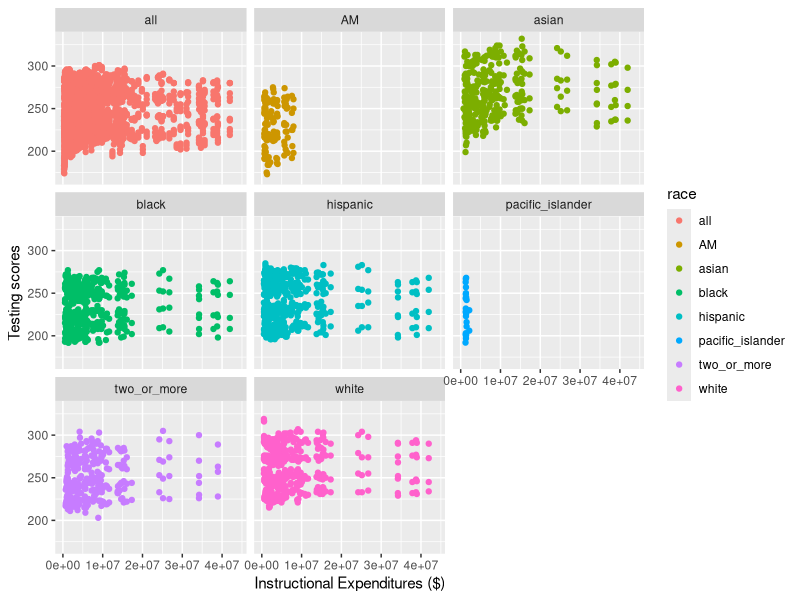
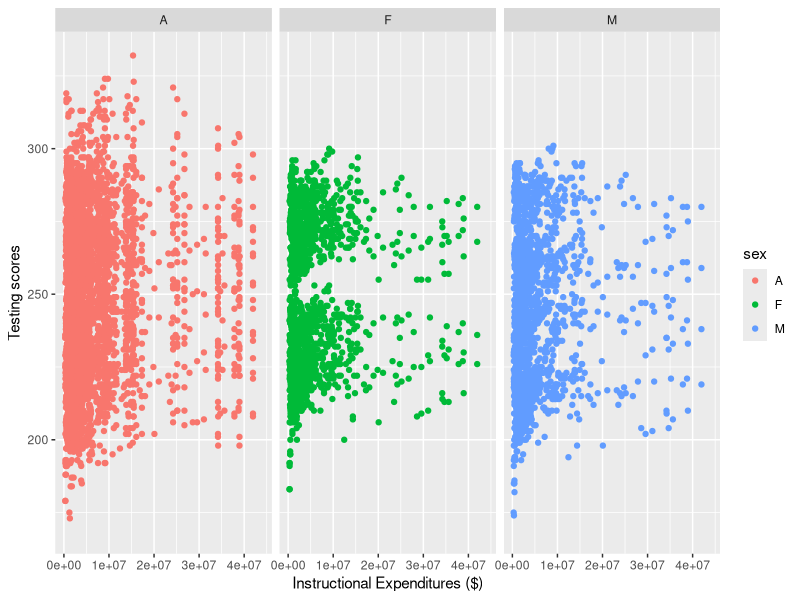
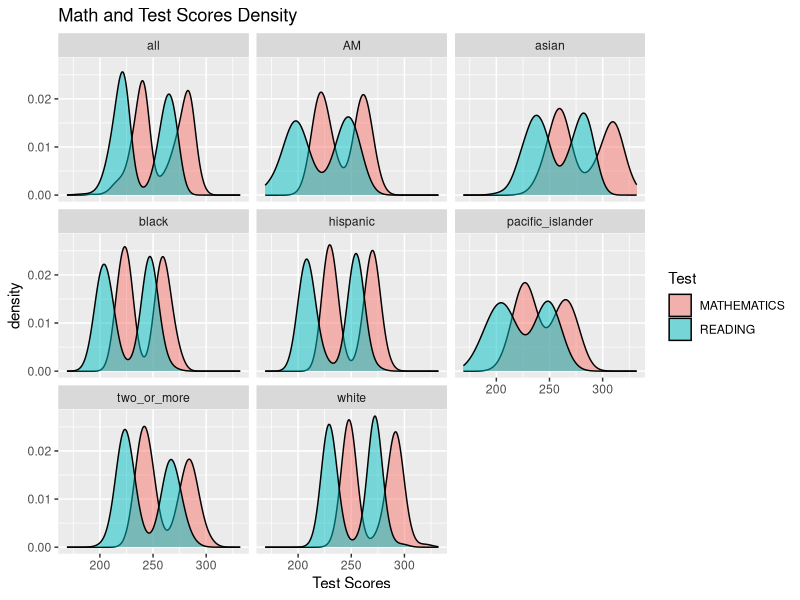
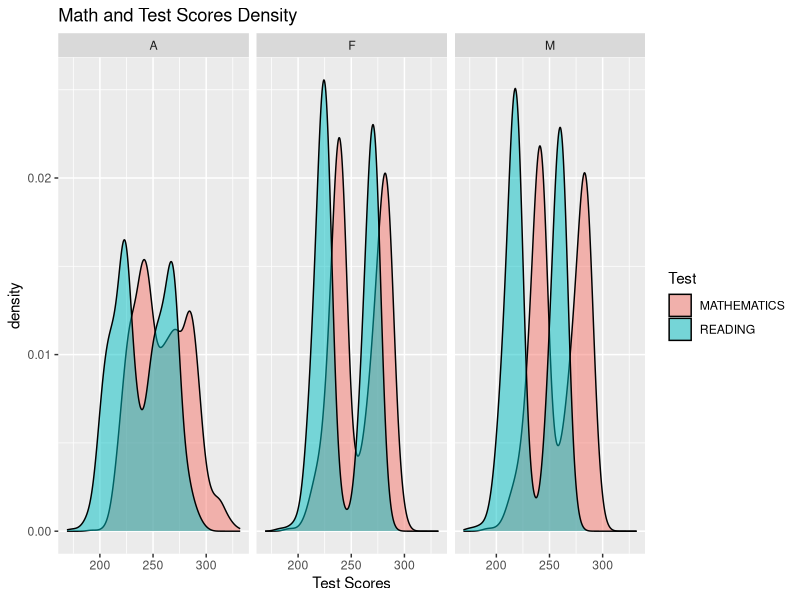
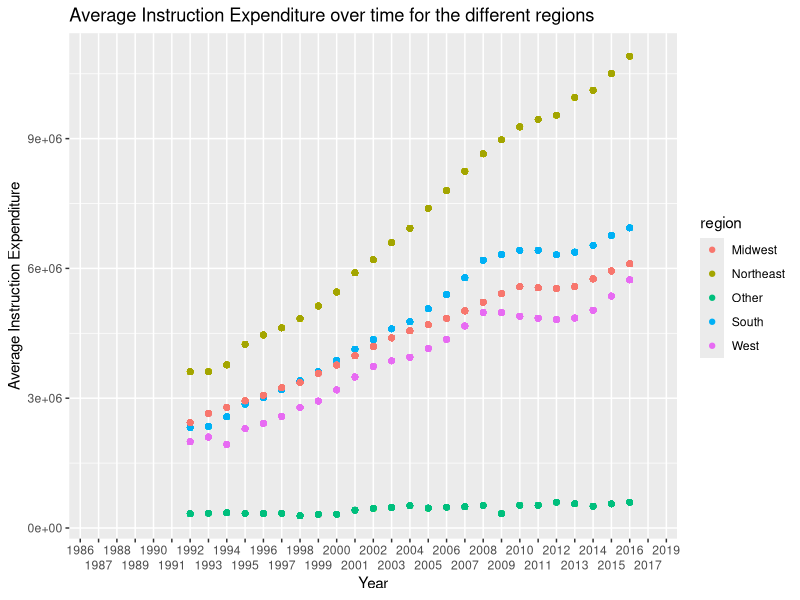

Reproduce these figures in R, in order. (Note: this script raises an error after producing the figures.)
## ---- chunk 1
knitr::opts_chunk$set(echo = TRUE)
library(tidyverse)
library(readxl)
## ---- chunk 2
schools <- read_xlsx("US_schools_data.xlsx")
## ---- chunk 3
clean_schools <-schools %>%
  select(PRIMARY_KEY,
         TOTAL_EXPENDITURE, 
         INSTRUCTION_EXPENDITURE, 
         SUPPORT_SERVICES_EXPENDITURE, 
         OTHER_EXPENDITURE, 
         CAPITAL_OUTLAY_EXPENDITURE, 
         ends_with("READING"), 
         ends_with("MATHEMATICS"))
## ---- chunk 4
clean_schools
## ---- chunk 5

clean_schools$PRIMARY_KEY <- str_replace(clean_schools$PRIMARY_KEY,"_", " ")

clean_schools <- clean_schools %>%
  separate(PRIMARY_KEY, 
           into = c("year", "state"), 
           sep = " ")

clean_schools$state <- str_replace_all(clean_schools$state, "_", " ")


## ---- chunk 6
clean_schools <- clean_schools %>%
  pivot_longer("G04_A_A_READING":"G08_TR_A_MATHEMATICS",
               names_to = c("grade","race", "sex", "test"),
               names_sep = "_",
               values_to = "score")
## ---- chunk 7
clean_schools <- clean_schools %>%
  mutate(sex = as.factor(sex),
         race = fct_recode(as.factor(clean_schools$race), 
                           all = "A",
                           asian = "AS",
                           hispanic = "HI",
                           black = "BL",
                           white = "WH",
                           pacific_islander = "HP",
                           two_or_more = "TR"),
         test = as.factor(test),
         grade =as.factor(grade)
         )
  
## ---- chunk 8
MIDWEST <- c("INDIANA","ILLINOIS","MICHIGAN","OHIO","WISCONSIN",
             "IOWA","KANSAS","MINNESOTA","MISSOURI","NEBRASKA",
             "NORTH DAKOTA","SOUTH DAKOTA")

NORTHEAST <- c("CONNECTICUT","MAINE","MASSACHUSETTS","NEW HAMPSHIRE",
             "RHODE ISLAND","VERMONT","NEW JERSEY","NEW YORK",
             "PENNSYLVANIA")

SOUTH <- c("DELAWARE","DISTRICT","FLORIDA","GEORGIA",
            "MARYLAND","NORTH CAROLINA","SOUTH CAROLINA","VIRGINIA",
            "WEST VIRGINIA","ALABAMA","KENTUCKY","MISSISSIPPI",
            "TENNESSEE","ARKANSAS","LOUISIANA","OKLAHOMA","TEXAS")

WEST <- c("ARIZONA","COLORADO","IDAHO","NEW MEXICO","MONTANA",
            "UTAH","NEVADA","WYOMING","ALASKA","CALIFORNIA",
            "HAWAII","OREGON","WASHINGTON")

clean_schools <- clean_schools %>%
  mutate(region = if_else(state %in% MIDWEST, "Midwest", 
                          if_else(state %in% NORTHEAST, "Northeast", 
                                  if_else(state %in% SOUTH, "South", 
                                          if_else(state %in% WEST, "West", "Other")))))

## ---- chunk 9
clean_schools %>%
  ggplot(aes(x = INSTRUCTION_EXPENDITURE, y = score, color = race)) +
  geom_point() +
  labs(x = "Instructional Expenditures ($)", 
       y = "Testing scores")  +
  facet_wrap(~race)

clean_schools %>%
  ggplot(aes(x = INSTRUCTION_EXPENDITURE, y = score, color = sex)) +
  geom_point() +
  labs(x = "Instructional Expenditures ($)", 
       y = "Testing scores")  +
  facet_wrap(~sex)
## ---- chunk 10
clean_schools %>%
  ggplot()+
  geom_density(mapping = aes(x = score, fill = test), alpha = 0.5)+
  facet_wrap(~race) +
  labs(title = "Math and Test Scores Density", x = "Test Scores", fill = "Test")

clean_schools %>%
  ggplot()+
  geom_density(mapping = aes(x = score, fill = test), alpha = 0.5)+
  facet_wrap(~sex) +
  labs(title = "Math and Test Scores Density", x = "Test Scores", fill = "Test")
## ---- chunk 11
clean_schools %>%
  #filter(!is.na(INSTRUCTION_EXPENDITURE)) %>%
  group_by(year, region, race, sex) %>%
  mutate(
    avg = mean(INSTRUCTION_EXPENDITURE, na.rm = TRUE),
         year = as.factor(year)
    ) %>%
  ggplot(mapping = aes(x = year, y = avg, color = region))+
  geom_point() +
  scale_x_discrete(guide = guide_axis(n.dodge=2)) +#+ facet_wrap(~race) + facet_wrap(~sex)
  labs(title = "Average Instruction Expenditure over time for the different regions", y = "Average Instruction Expenditure", x = "Year")
## ---- chunk 12
clean_schools %>%
  group_by(year, region) %>%
  mutate(
    INSTRUCTION_EXPENDITURE = INSTRUCTION_EXPENDITURE / 1000000,
    avg = mean(INSTRUCTION_EXPENDITURE, na.rm = TRUE),
         year = as.factor(year)) %>%
  ggplot(mapping = aes(x = year, 
                       y = avg,
                       group = region,
                       color = fct_reorder2(region, year, INSTRUCTION_EXPENDITURE)))+
  geom_line() +
  scale_x_discrete(guide = guide_axis(n.dodge=2)) +
  #scale_colour_brewer(palette = "Paired") +
  theme(panel.grid.major = element_blank(), 
        panel.grid.minor = element_blank(),
        text=element_text(size=12, 
                          family="serif"),
                          axis.text.y = element_text(size = 16))+
  # code for removing gridlines from https://felixfan.github.io/ggplot2-remove-grid-background-margin/
  # code for font from https://stackoverflow.com/questions/34522732/changing-fonts-in-ggplot2
  # annotation from https://ggplot2.tidyverse.org/reference/annotate.html
  labs(title = "Average Instruction Expenditure Over Time by Region",
       x = "Year",
       y = "Average Instruction Expenditure (Millions $)",
       color = "Region")+
  annotate("text", 
           x = "2012", 
           y = 5.75, 
           label = "Large increase \n for Northeast",
           size = 2)

## ---- chunk 13
clean_schools %>%
  filter(test == "MATHEMATICS",
         !is.na(score)) %>%
  lm(score ~ INSTRUCTION_EXPENDITURE, data = .) ->
  math_model

clean_schools %>%
  filter(test == "READING",
         !is.na(score)) %>%
  lm(score ~ INSTRUCTION_EXPENDITURE, data = .) ->
  reading_model
## ---- chunk 14
summary(math_model)
# math model has higher r^2
summary(reading_model)
## ---- chunk 15
clean_schools %>%
  lm(score ~ test, data = .) ->
  test_model
summary(test_model)
## ---- chunk 16
clean_schools %>%
  mutate(year = as.numeric(year)) %>%
  lm(score ~ test + year, data = .) %>%
  summary()
## ---- chunk 17
clean_schools %>%
  mutate(year = as.numeric(year),
         state = as.factor(state)) %>%
  lm(score ~ test + year + SUPPORT_SERVICES_EXPENDITURE, data = .) %>%
  summary()
## ---- chunk 18
clean_schools %>%
  mutate(year = as.numeric(year)) %>%
  lm(score ~ test + year + region + SUPPORT_SERVICES_EXPENDITURE, data = .) %>%
  summary()
## ---- chunk 19
clean_schools %>%
  mutate(year = as.numeric(year)) %>%
  lm(score ~ test + year + region + SUPPORT_SERVICES_EXPENDITURE + race, data = .) %>%
  summary()
## ---- chunk 20
clean_schools %>%
  mutate(year = as.numeric(year)) %>%
  lm(score ~ test + year + region + race, data = .) %>%
  summary()
## ---- chunk 21
clean_schools %>%
  mutate(year = as.numeric(year)) %>%
  lm(score ~ test + year + region + SUPPORT_SERVICES_EXPENDITURE + race + grade, data = .) %>%
  summary()
## ---- chunk 22
clean_schools %>%
  mutate(year = as.numeric(year)) %>%
  lm(score ~ test + year + region +  race + grade + INSTRUCTION_EXPENDITURE, data = .) %>%
  summary()
## ---- chunk 23
clean_schools %>%
  mutate(year = as.numeric(year)) %>%
  lm(score ~ test + year + region + race + grade + INSTRUCTION_EXPENDITURE, data = .) %>%
  summary()
## ---- chunk 24
clean_schools %>%
  mutate(year = as.numeric(year)) %>%
  #filter(race != "all") %>%
  ggplot(mapping = aes(x = year, 
                           y = score,
                           color = race))+
  geom_point()+
  geom_jitter()+
  facet_grid(rows = vars(test), cols = vars(grade))+
  theme(panel.grid.major = element_blank(), 
        panel.grid.minor = element_blank())
## ---- chunk 25
schools_lm <- clean_schools %>%
  mutate(year = as.numeric(year)) %>%
  lm(score ~ test + year + region + race + grade + INSTRUCTION_EXPENDITURE, data = .)
schools_predict <- predict(schools_lm)
schools_sigma <- sigma(schools_lm)
## ---- chunk 26
noise <- function(x, mean = 0, sd){
  n <- length(x)
  new_data <- x + rnorm(n, mean, sd)
  return(new_data)
}
## ---- chunk 27
new_data <- tibble(
  predict_score = noise(schools_predict,
                         sd = schools_sigma)
)
## ---- chunk 28
new_data <- clean_schools %>% 
  filter(!is.na(score), 
         !is.na(test), 
         !is.na(year),
         !is.na(region),
         !is.na(race),
         !is.na(grade),
         !is.na(INSTRUCTION_EXPENDITURE)) %>% 
  select(score, test, year, region, race, grade,
         INSTRUCTION_EXPENDITURE) %>% 
  bind_cols(new_data)
## ---- chunk 29
nsims <- 1000

sims <- map_dfc(1:nsims,
                ~tibble(sim = noise(schools_predict, sd = schools_sigma)))
